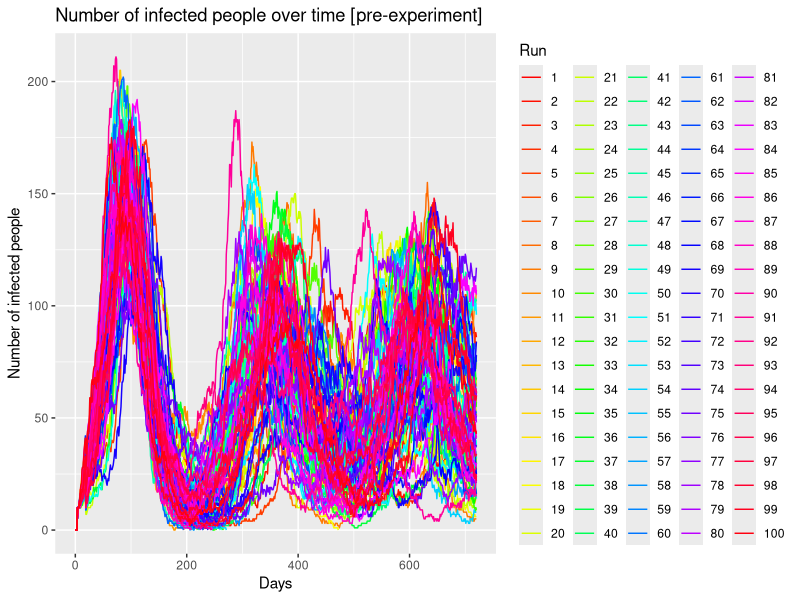
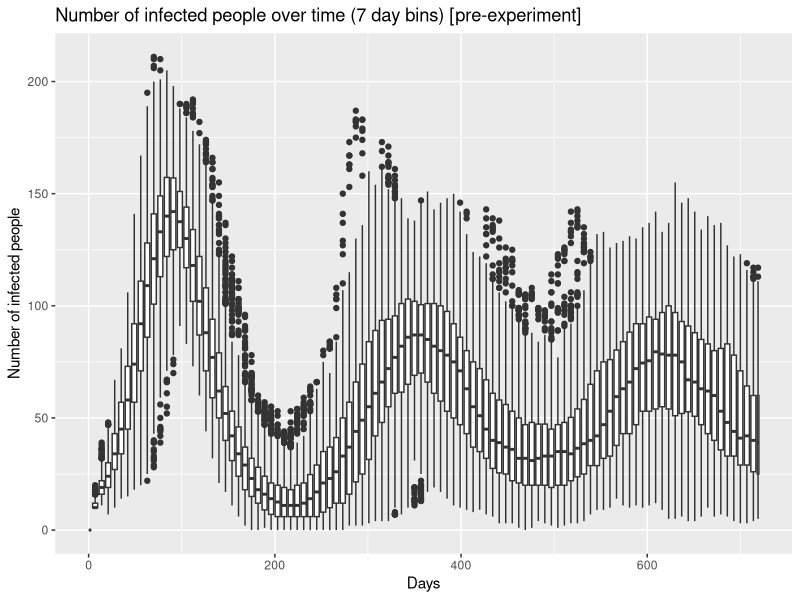
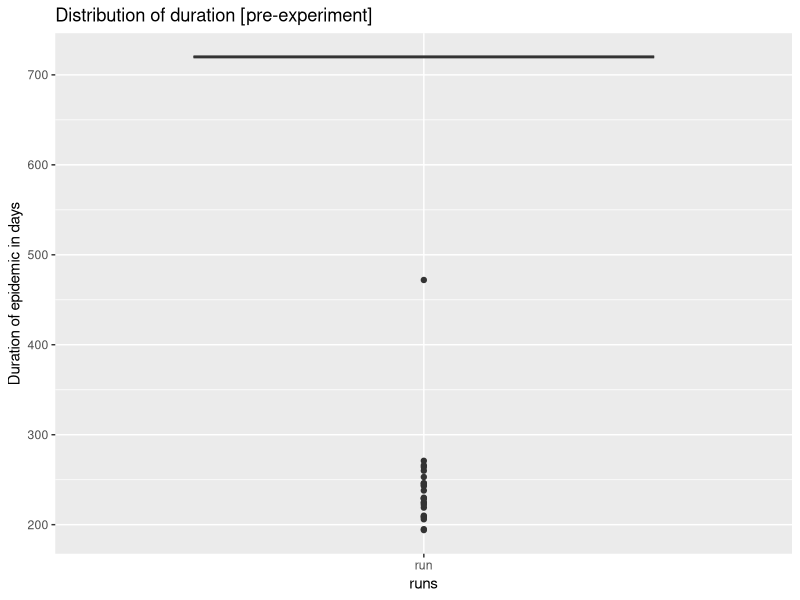
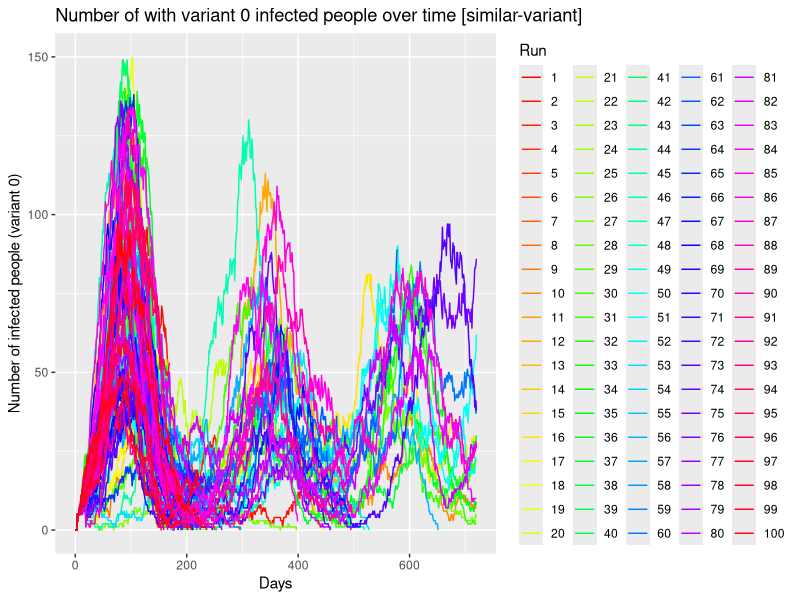
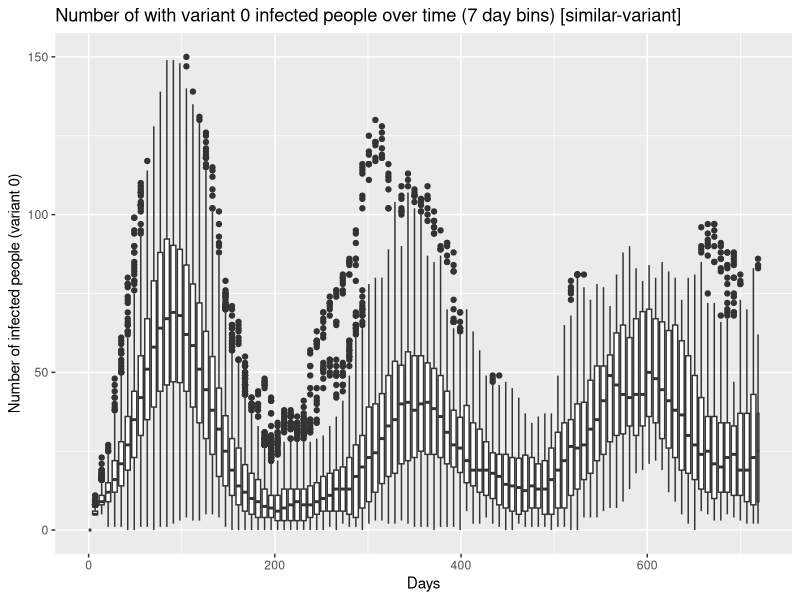
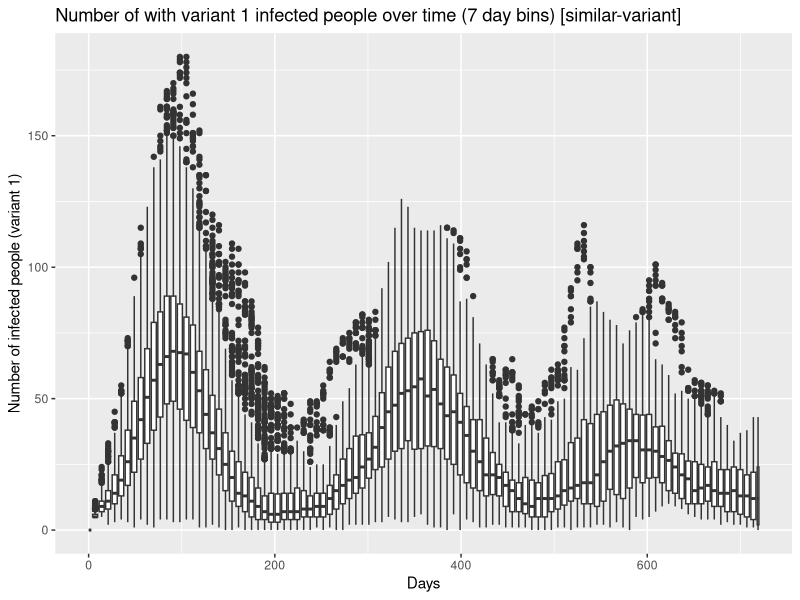
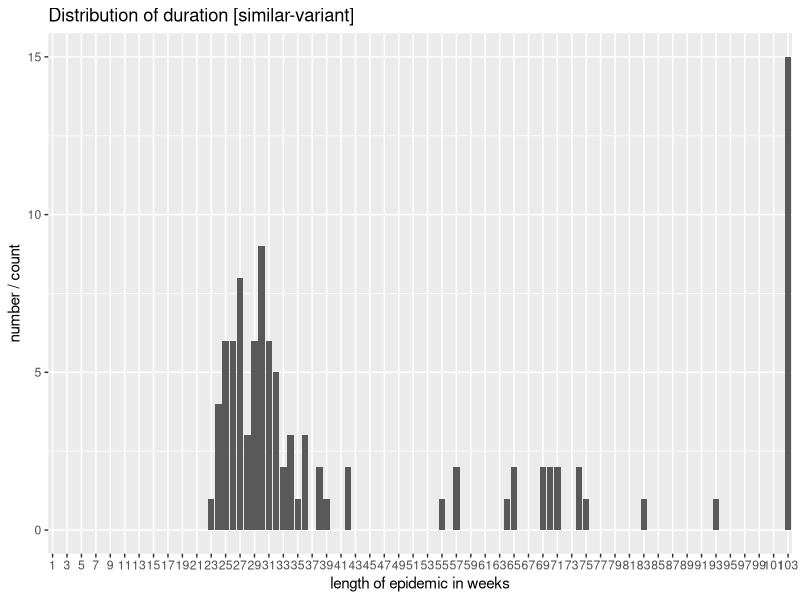
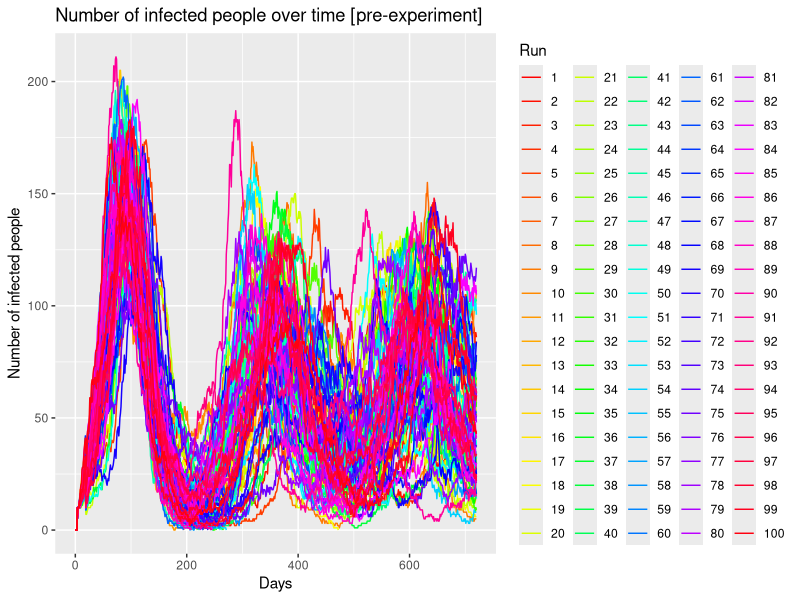

The R script that drew these images, in order:
#Put this at the top of every file, unless you really really want to work with factors
#this will save you a lot of confusion
options(stringsAsFactors = FALSE)
options(device=.Platform$OS.type)

#these are from two separate packages
library(ggplot2)

# needed for reshaping data frames
# library(reshape2)

#used for querying data, performing aggregations, filtering, etc.
library(sqldf)

##### PRE-EXPERIMENT #####
df_preExperiment = read.table("netlogo/pre-experiment.csv", skip = 6, sep = ",", head=TRUE)
# Remove the X. in the column names
colnames(df_preExperiment) = gsub("X\\.", "", colnames(df_preExperiment))
summary(df_preExperiment)

# Array of curves
ggplot(data=df_preExperiment, aes(x=step., y=n.sick.people, group=run.number.)) + #use myDataFrame for the data, columns for x and y
  geom_line(aes(colour = as.factor(run.number.))) + #we want to use points, colored by runNumber
  xlab("Days") +  #specify x and y labels
  ylab("Number of infected people") +
  ggtitle("Number of infected people over time [pre-experiment]") + #give the plot a title
  scale_colour_manual("Run",values = rainbow(max(df_preExperiment$run.number., na.rm = FALSE)))
ggsave("./diagrams/pre-ex/arrayOfCurves.png")
readline(prompt = "Press [enter] to continue")

ggplot(data=df_preExperiment, aes(x=step., y=n.sick.people, group=round(step./7))) +
  geom_boxplot() +
  xlab("Days") +  #specify x and y labels
  ylab("Number of infected people") +
  ggtitle("Number of infected people over time (7 day bins) [pre-experiment]")
ggsave("./diagrams/pre-ex/boxplot.png")
readline(prompt = "Press [enter] to continue")

duration = aggregate(df_preExperiment$step., by = list(df_preExperiment$run.number.), max)
colnames(duration)[0] = 'run'
colnames(duration)[1] = 'duration'

duration

ggplot(data = duration, aes(x='run', y=x)) +
  geom_boxplot() +
  ylab("Duration of epidemic in days") +
  xlab("runs") +
  ggtitle("Distribution of duration [pre-experiment]")
ggsave("./diagrams/pre-ex/duration.png")
readline(prompt = "Press [enter] to continue")

# 23 times, the virus was wiped out earlier
# According to the previous boxplot these are still outliers
lengths(duration[duration$x < 720, ])

###########################
##### SIMILAR-VARIANT #####
df_similarVariant = read.table("netlogo/similar-variant.csv", skip = 6, sep = ",", head=TRUE)
# Remove the X. in the column names
colnames(df_similarVariant) = gsub("X\\.", "", colnames(df_similarVariant))
summary(df_similarVariant)

# Array of curves
ggplot(data=df_similarVariant, aes(x=step., y=n.people.sick.var0, group=run.number., color=qsec)) + #use myDataFrame for the data, columns for x and y
  geom_line(aes(colour = as.factor(run.number.))) + #we want to use points, colored by runNumber
  xlab("Days") +  #specify x and y labels
  ylab("Number of infected people (variant 0)") +
  ggtitle("Number of with variant 0 infected people over time [similar-variant]") + #give the plot a title
  scale_colour_manual("Run",values = rainbow(max(df_similarVariant$run.number., na.rm = FALSE)))
  # scale_color_gradient(low="blue", high="red")
  # scale_fill_distiller(palette = "RdPu")
ggsave("./diagrams/sim-var/arrayOfCurvesVar0.png")
readline(prompt = "Press [enter] to continue")


ggplot(data=df_similarVariant, aes(x=step., y=n.people.sick.var0, group=round(step./7))) +
  geom_boxplot() +
  xlab("Days") +  #specify x and y labels
  ylab("Number of infected people (variant 0)") +
  ggtitle("Number of with variant 0 infected people over time (7 day bins) [similar-variant]")
ggsave("./diagrams/sim-var/boxplot0.png")
readline(prompt = "Press [enter] to continue")

ggplot(data=df_similarVariant, aes(x=step., y=n.people.sick.var1, group=round(step./7))) +
  geom_boxplot() +
  xlab("Days") +  #specify x and y labels
  ylab("Number of infected people (variant 1)") +
  ggtitle("Number of with variant 1 infected people over time (7 day bins) [similar-variant]")
ggsave("./diagrams/sim-var/boxplot1.png")
readline(prompt = "Press [enter] to continue")


duration = aggregate(df_similarVariant$step., by = list(df_similarVariant$run.number.), max)
colnames(duration)[1] = 'run'
colnames(duration)[2] = 'duration'


# 23 times, the virus was wiped out earlier
# According to the previous boxplot these are still outliers
lengths(duration[duration$x < 720, ])


duration$duration = round(duration$duration /7)

duration

ggplot(data = duration, aes(x=as.factor(duration)), group=round(step./7)) +
  geom_bar() +
  ylab("number / count") +
  xlab("length of epidemic in weeks") +
  scale_x_discrete(limits = as.factor(1:round(720/7)), breaks = seq(1, round(720/7), by=2)) +
  ggtitle("Distribution of duration [similar-variant]")
ggsave("./diagrams/sim-var/duration.png")
readline(prompt = "Press [enter] to continue")

# TODO Comparison with duration of pre-ex => shorter duration in general?
